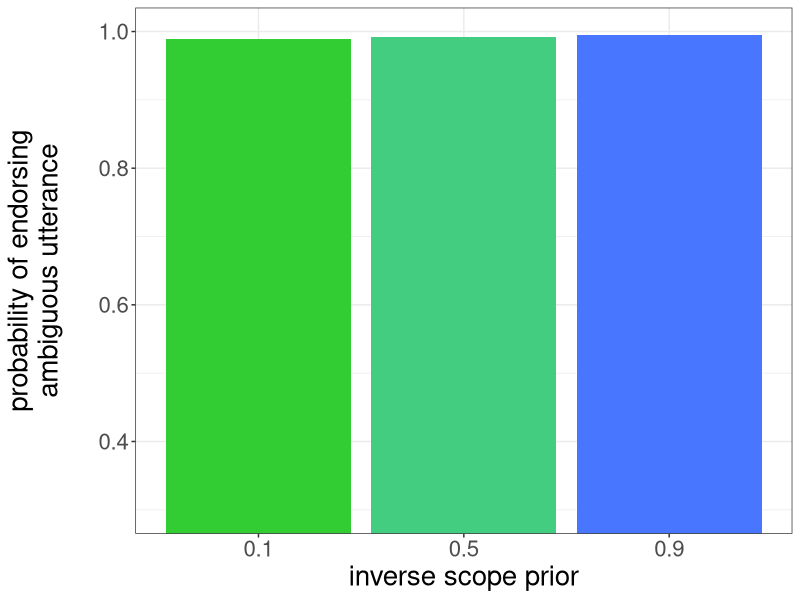

Generate this figure with R:
##setwd("~/Documents/kids-scope/")
##setwd("~/Documents/MATLAB/RSA Functions/R Code for Graphs/kids-scope/kids-scope")
library(ggplot2)
library(scales)

# ## BIG PLOT
# 
# all_d = read.csv("big_matrix.csv",header=T)
# 
# names(all_d) <- c("state","scope","QUD","p")
# 
# all_d$state = factor(all_d$state,levels=c("3","0","1","2"))
# all_d$state = factor(all_d$state,labels=c("uniform\nstate prior","0 horses","1 horse","2 horses"))
# 
# all_d$QUD = factor(all_d$QUD,levels=c("3","0","1","2"))
# all_d$QUD = factor(all_d$QUD,labels=c("uniform\nQUD prior","did no\nhorses succeed?","how many\nhorses succeeded?","did all\nhorses succeed?"))
# 
# p <- ggplot(all_d,aes(x=as.factor(scope),y=p,fill=as.factor(scope))) +
#   geom_bar(stat="identity")+
#   ylab("probability of endorsing\nambiguous utterance\n") +
#   xlab("\nscope prior")+
#   #scale_fill_manual(values=c("red", "blue"))+
#   theme(axis.text.x = element_text(size=10,angle=0))+
#   #ylim(0,0.8)+
#   theme_bw()+
#   guides(fill=FALSE)+
# facet_grid(QUD~state)
# p
# #ggsave("big-plot.jpg",width=7,height=7)


## little plot

# q = read.csv("qud_manip9.csv",header=F)
# names(q) <- c("state","scope","QUD","p")
# q$condition = "qud"
# q$QUD = factor(q$QUD,levels=c("3","0","1","2"))
# q$QUD = factor(q$QUD,labels=c("uniform\nQUD prior","did no\nhorses succeed?","how many\nhorses succeeded?","did all\nhorses succeed?"))
# s = read.csv("scope_manip.csv",header=F)
# names(s) <- c("state","scope","QUD","p")
# s$condition = "scope"
# w = read.csv("world_manip9.csv",header=F)
# names(w) <- c("state","scope","QUD","p")
# w$condition = "world"
# w$state = factor(w$state,levels=c("4","0","1","2","3"))
# w$state = factor(w$state,labels=c("uniform\nstate prior","0 horses","1 horse","2 horses","3 horses"))
# 
# 
# d = rbind(s,w,q)
# 
# d$x = NA
# d[d$condition=="qud",]$x = as.character(d[d$condition=="qud",]$QUD)
# d[d$condition=="scope",]$x = d[d$condition=="scope",]$scope
# d[d$condition=="world",]$x = d[d$condition=="world",]$world
# 
# d$x = factor(d$x,levels=c("uniform\nQUD prior","did no\nhorses succeed?","how many\nhorses succeeded?","did all\nhorses succeed?","0.1","0.3", "0.5","0.7","0.9","uniform\nstate prior","0 horses","1 horse","2 horses","3 horses"))
# d$x = factor(d$x,labels=c("uniform\nQUD prior","did no\nhorses\nsucceed?","how many\nhorses\nsucceeded?","did all\nhorses\nsucceed?","0.1","0.3", "0.5","0.7","0.9","uniform\nstate prior","0 horses","1 horse","2 horses","3 horses"))
# 
# d$condition = factor(d$condition,levels=c("world","qud","scope"))
# d$condition = factor(d$condition,labels=c("world state prior\nmanipulation","qud prior\nmanipulation","scope prior\nmanipulation"))
# 
# lp <- ggplot(d,aes(x=as.factor(x),y=p,fill=as.factor(x))) +
#   geom_bar(stat="identity")+
#   ylab("probability of endorsing\nambiguous utterance\n") +
#   xlab("\nscope prior")+
#   #scale_fill_manual(values=c("red", "blue"))+
#   theme(axis.text.x = element_text(size=10,angle=0))+
#   scale_y_continuous(limits=c(.2,.9),oob = rescale_none)+
#   theme_bw()+
#   xlab("\nfavored parameter value")+
#   guides(fill=FALSE)+
#   facet_grid(.~condition,scales = "free_x")
# lp
#ggsave("little-plot.jpg",width=10.2,height=2.75)

##Super Endorsement Graph

# se <- ggplot(e,aes(x=as.factor(x),y=p,fill=as.factor(x))) +
#   geom_bar(stat="identity")+
#   ylab("probability of endorsing\nambiguous utterance\n") +
#   xlab("\nscope prior")+
#   #scale_fill_manual(values=c("red", "blue"))+
#   theme(axis.text.x = element_text(size=10,angle=0))+
#   scale_y_continuous(limits=c(.3,1),oob = rescale_none)+
#   theme_bw()+
#   xlab("\ninverse scope prior")+
#   guides(fill=FALSE)+
# se
e = read.csv('super_endorse9.csv',header=F)
names(e) <- c("state","scope","QUD","p") 

e$scope = factor(e$scope,levels=c("0.1","0.5","0.9"))
e$scope = factor(e$scope,labels=c("0.1","0.5","0.9"))
# A bar graph
se <-ggplot(data=e, aes(x=as.factor(scope), y=p,fill=as.factor(scope))) + 
  geom_bar(stat="identity") +                        # Thinner lines
  scale_fill_manual(values=c("limegreen", "seagreen3","royalblue1"))+      # Set legend title
  xlab("inverse scope prior") + ylab("probability of endorsing\nambiguous utterance\n") + # Set axis labels
  scale_y_continuous(limits=c(.3,1),oob = rescale_none)+
  theme_bw()+
  theme(text = element_text(size=20))+
  guides(fill=FALSE)
se
#ggsave("super_endorse.jpg",width=3,height=3)fill="seagreen3", colour="seagreen3"


